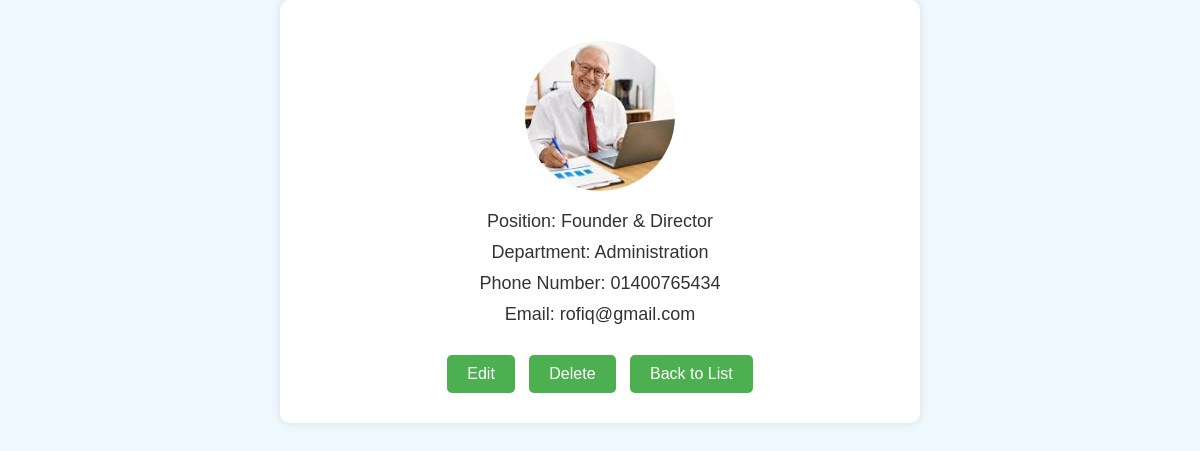
/employees/1/ (signed in), run on the app's committed database.
### hospital/models.py (models this page shows, shortened)
class Employee(models.Model):
    name = models.CharField(max_length=100)
    position = models.CharField(max_length=100, null=True, blank=True)
    department = models.CharField(max_length=100, null=True, blank=True)
    phone_number = models.CharField(max_length=15, null=True, blank=True)
    email = models.EmailField(null=True, blank=True)
    photo = models.ImageField(upload_to='employee_photos/', null=True, blank=True)

### hospital/views.py (the view)
# urls.py: path('employees/<int:pk>/', views.employee_detail, name='employee_detail'),
@login_required
def employee_detail(request, pk):
    employee = get_object_or_404(Employee, pk=pk)
    context = {'employee': employee}
    return render(request, 'hospital/employee_detail.html', context)

### hospital/templates/hospital/employee_detail.html (shortened to what this page needs)
<!DOCTYPE html>
<html>
<head>
</head>
<body>
    <div class="container">
        {% if employee.photo %}
            <img src="{{ employee.photo.url }}" alt="{{ employee.first_name }} {{ employee.last_name }}" class="employee-photo">
        {% else %}
            <div class="no-photo">No photo available</div>
        {% endif %}
        <p>Position: {{ employee.position }}</p>
        <p>Department: {{ employee.department }}</p>
        <p>Phone Number: {{ employee.phone_number }}</p>
        <p>Email: {{ employee.email }}</p>
        <div class="button-container">
            <a href="{% url 'employee_edit' employee.pk %}">Edit</a>
            <a href="{% url 'employee_delete' employee.pk %}">Delete</a>
            <a href="{% url 'employee_list' %}">Back to List</a>
        </div>
    </div>
</body>
</html>

### hospital/templates/hospital/employee_detail.html (style rules this page uses)
body { background-color: #f0f8ff; font-family: 'Arial', sans-serif; color: #333; margin: 0; padding: 0; }
.container { max-width: 600px; margin: 0 auto; padding: 20px; background-color: white; border-radius: 10px; box-shadow: 0 0 10px rgba(0, 0, 0, 0.1); }
.employee-photo { width: 150px; height: 150px; object-fit: cover; border-radius: 50%; display: block; margin: 0 auto 20px; }
p { font-size: 18px; margin: 10px 0; text-align: center; }
.button-container { text-align: center; margin-top: 20px; }
a { display: inline-block; margin: 10px 5px; padding: 10px 20px; background-color: #4CAF50; color: white; text-decoration: none; border-radius: 5px; text-align: center; }

### data on the page
Employee: photo (picture), position "Founder & Director", department "Administration", phone_number "01400765434", email "rofiq@gmail.com"
